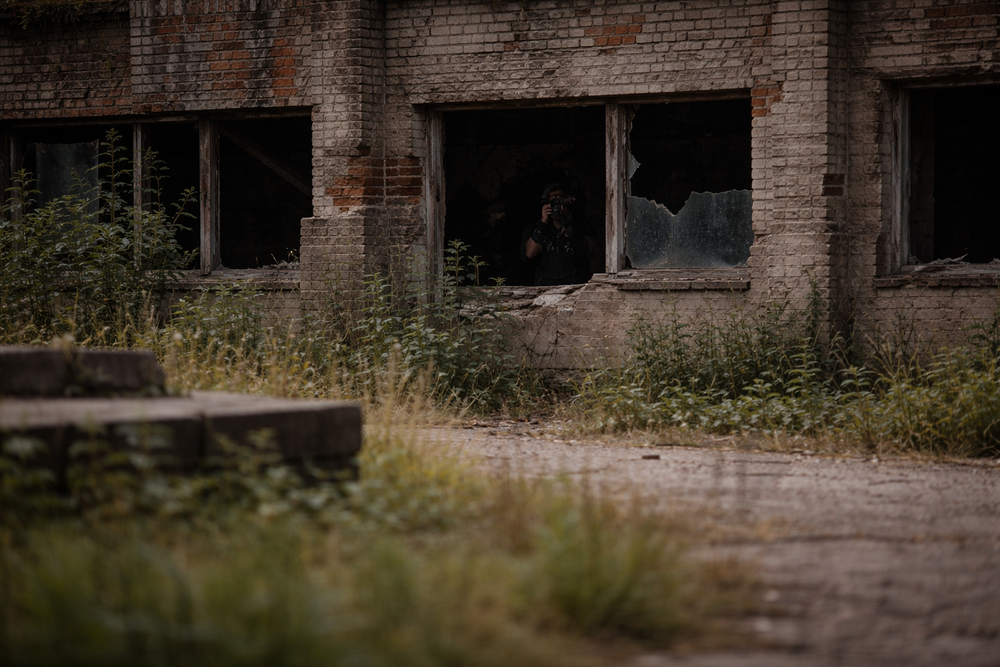
#> input picture assets/images/sniper_5.png, 1000 x 667 px, shrunk from 1536 x 1024 before the run, given in place of images, which was not available
$ python image_context.py ../../assets/images   (older library calls are emulated)
#> lines starting #> are read from the running program, lines starting #| are printed output that depends on the picture
"""Measure a grid of brightness, texture and temporal variation in supplied images."""
from __future__ import annotations

import argparse
import json
from collections.abc import Sequence
from pathlib import Path
from time import perf_counter_ns

import cv2
import numpy as np


def image_context(frames: Sequence[np.ndarray], *, rows: int = 4, columns: int = 6) -> dict:
    """Use the last image for brightness and texture, and the full series for variation."""
    start = perf_counter_ns()
    if len(frames) == 0:
        raise ValueError("Supply at least one image")
    current = frames[-1]
    if any(frame.ndim != 2 or frame.dtype != np.uint8 or frame.shape != current.shape
           for frame in frames):
        raise ValueError("Images must be equally sized 8-bit grayscale arrays")
    height, width = current.shape
    if not 1 <= rows <= height or not 1 <= columns <= width:
        raise ValueError("Grid dimensions must be positive and fit inside the image")

    # A unit ramp has derivative 1 away from the image border.
    dx = cv2.Sobel(current, cv2.CV_32F, 1, 0, scale=1 / 8, borderType=cv2.BORDER_REPLICATE)
    dy = cv2.Sobel(current, cv2.CV_32F, 0, 1, scale=1 / 8, borderType=cv2.BORDER_REPLICATE)
    edges = np.hypot(dx, dy)
    regions = []
    for row in range(rows):
        top, bottom = row * height // rows, (row + 1) * height // rows
        for column in range(columns):
            left, right = column * width // columns, (column + 1) * width // columns
            tile = np.s_[top:bottom, left:right]
            motion = None
            if len(frames) > 1:
                samples = np.stack([frame[tile] for frame in frames])
                motion = float(np.std(samples, axis=0, dtype=np.float32).mean())
            regions.append(dict(xyxy=[left, top, right, bottom], ctx_brightness=float(current[tile].mean()),
                                ctx_texture=float(edges[tile].mean()), ctx_motion=motion))
    return dict(rows=rows, columns=columns, frame_count=len(frames), regions=regions,
                motion_missing_reason="single_frame" if len(frames) == 1 else None,
                cost_ms=(perf_counter_ns() - start) / 1e6)


def main(argv=None) -> int:
    parser = argparse.ArgumentParser(description=__doc__)
    parser.add_argument("images", nargs="+", type=Path, help="Image files, oldest to newest")
    parser.add_argument("--grid", nargs=2, metavar=("ROWS", "COLUMNS"), type=int, default=(4, 6))
    args = parser.parse_args(argv)
    frames = []
    for path in args.images:
        gray = cv2.imread(str(path), cv2.IMREAD_GRAYSCALE)
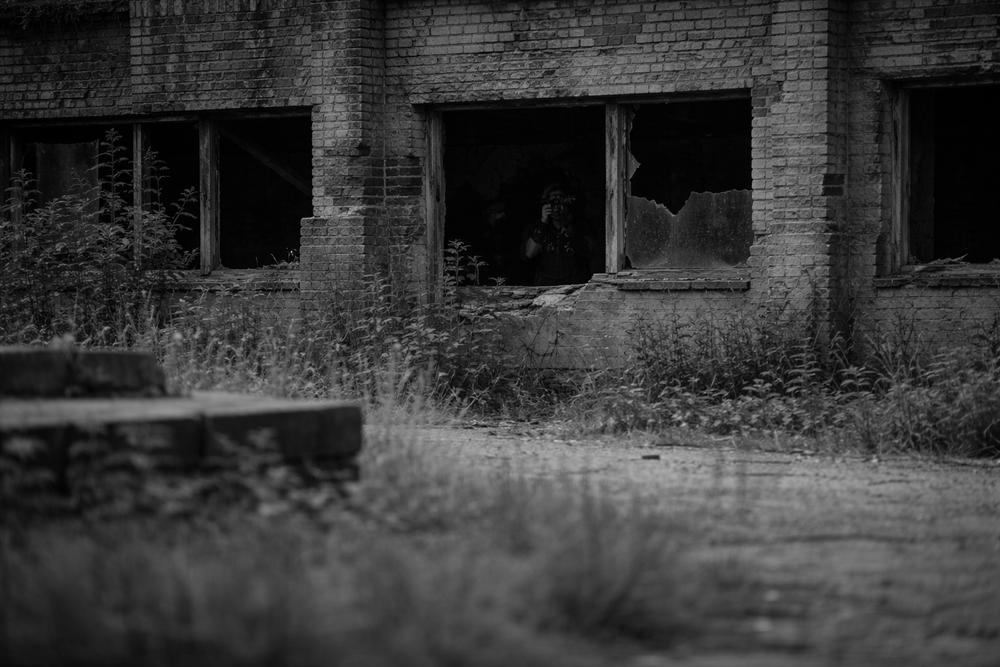
#> gray: shape (667, 1000); min 0, max 197, mean 57.2
        if gray is None:
            parser.error(f"Could not decode {path}")
        frames.append(gray)
    try:
        result = image_context(frames, rows=args.grid[0], columns=args.grid[1])
#> in image_context, `dx = cv2.Sobel(current, cv2.CV_32F, 1, 0, scale=1 / 8, borderType=cv2...`:
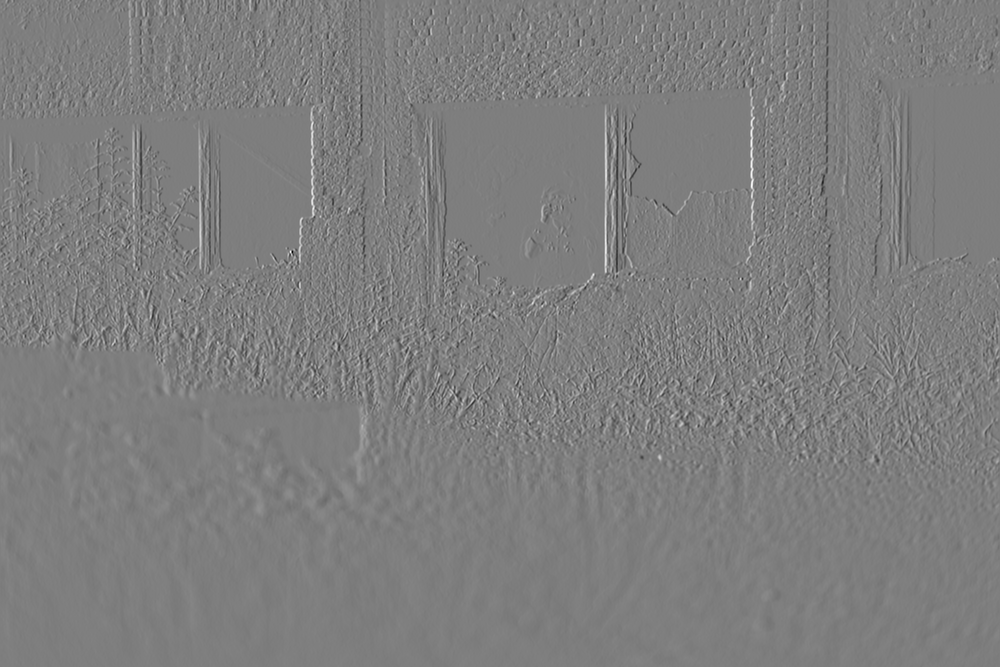
#> dx: shape (667, 1000) float32; min -67.62, max 68.88, mean 0; drawn with min black and max white
#> in image_context, `dy = cv2.Sobel(current, cv2.CV_32F, 0, 1, scale=1 / 8, borderType=cv2...`:
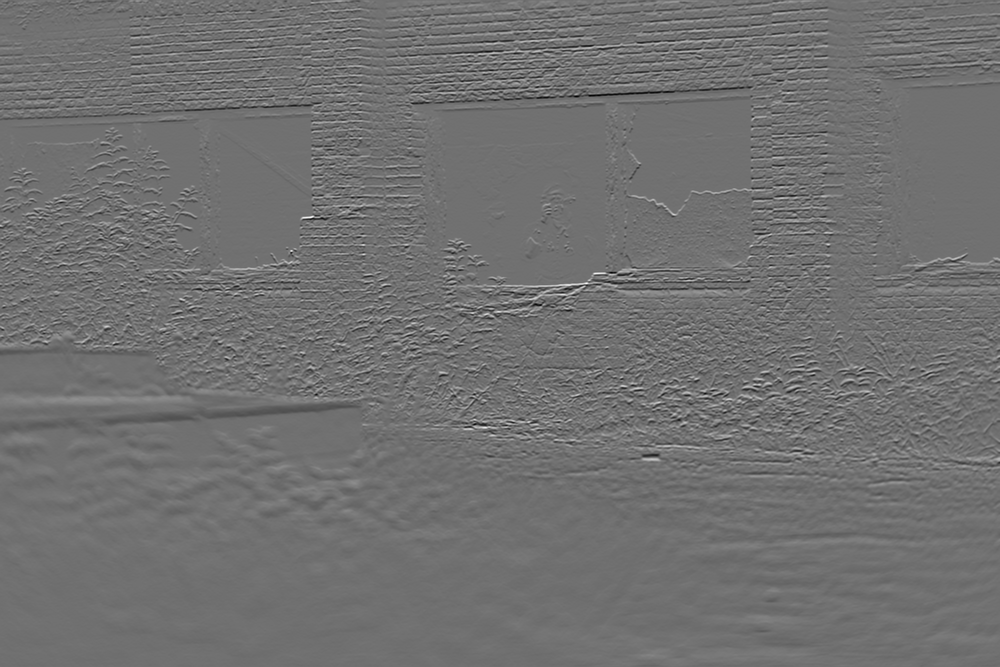
#> dy: shape (667, 1000) float32; min -62.88, max 79, mean 0; drawn with min black and max white
#> in image_context, `edges = np.hypot(dx, dy)`:
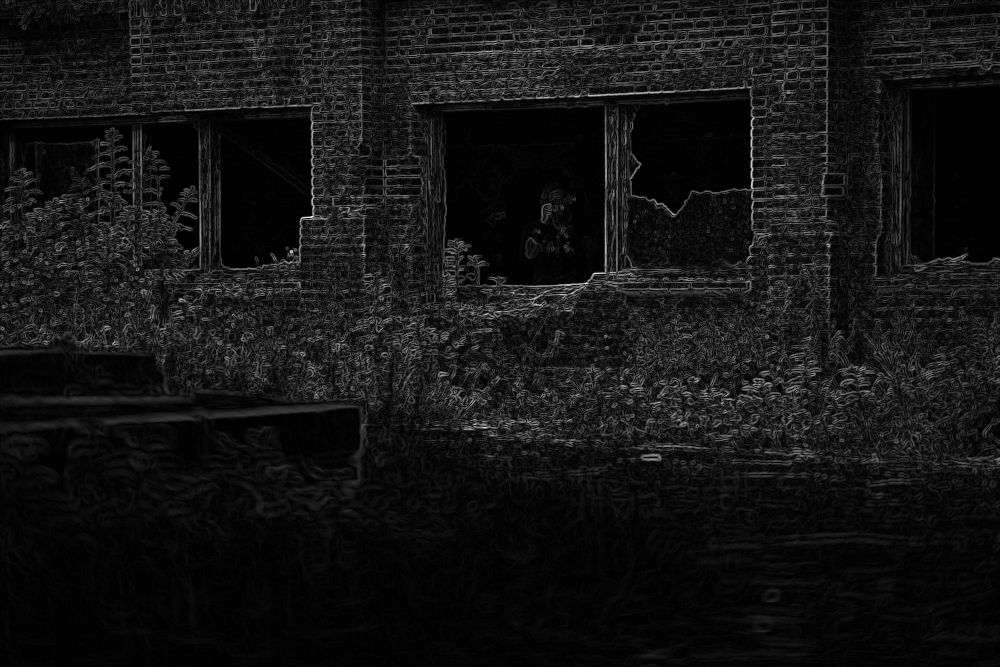
#> edges: shape (667, 1000) float32; min 0, max 79.94, mean 6.4; drawn with min black and max white
#> after the loop in image_context, `for row in range(rows):`: regions = 24 items
#> result = 6 items
    except ValueError as exc:
        parser.error(str(exc))
    print(json.dumps(result, allow_nan=False))
#> (printed output is left out)
    return 0


if __name__ == "__main__":
    raise SystemExit(main())
#> (the program exits here)

$ run again, on assets/images/sniper_6.png
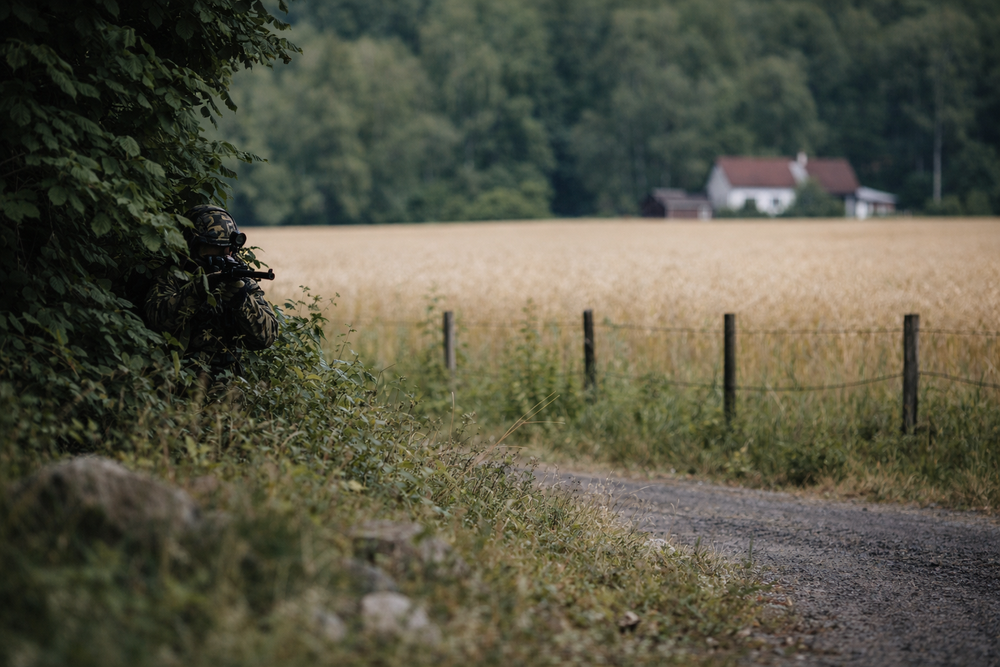
#> input picture assets/images/sniper_6.png, 1000 x 667 px, shrunk from 1536 x 1024 before the run, given in place of images, which was not available
#> in image_context, `dy = cv2.Sobel(current, cv2.CV_32F, 0, 1, scale=1 / 8, borderType=cv2...`:
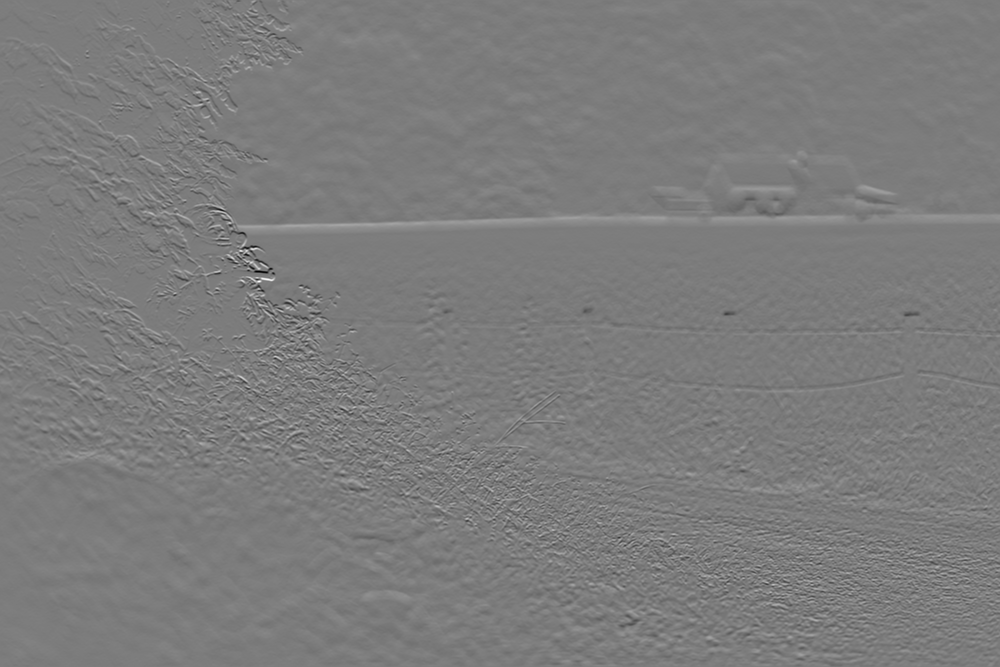
#> dy: shape (667, 1000) float32; min -91.88, max 96.25, mean 0; drawn with min black and max white
#> in image_context, `edges = np.hypot(dx, dy)`:
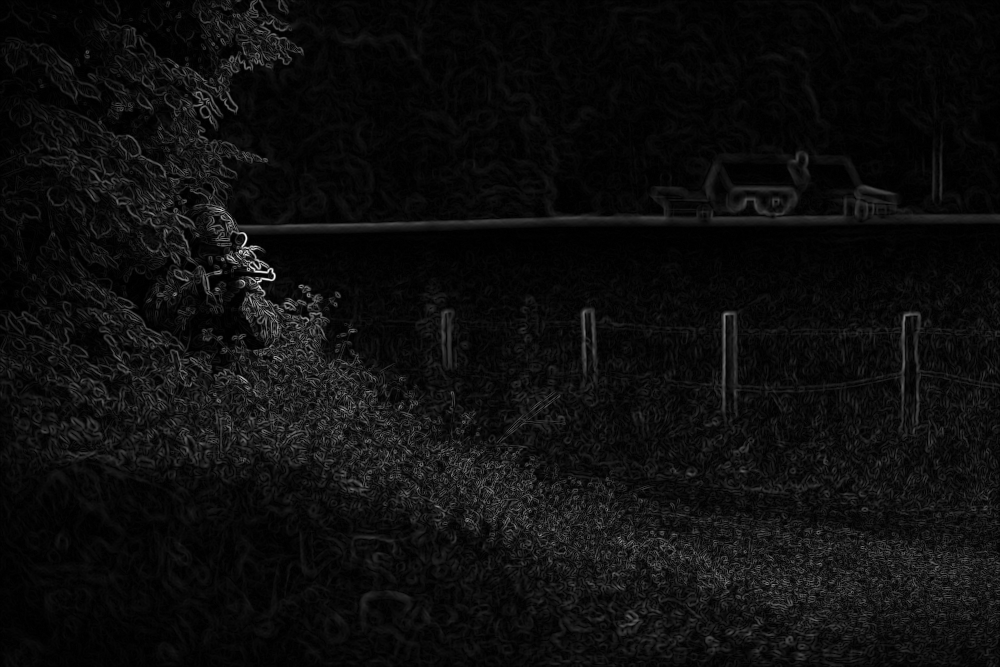
#> edges: shape (667, 1000) float32; min 0, max 96.77, mean 5.3; drawn with min black and max white
#> after the loop in image_context, `for row in range(rows):`: regions = 24 items
#> result = 6 items
#> (printed output is left out)

$ run again, on assets/images/sniper_7.png
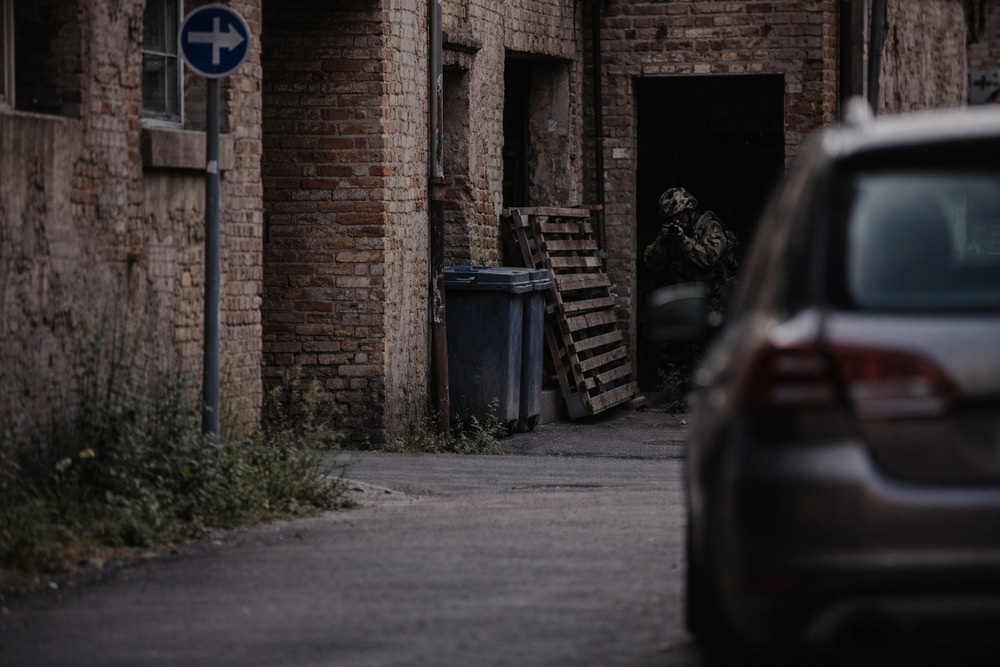
#> input picture assets/images/sniper_7.png, 1000 x 667 px, shrunk from 1536 x 1024 before the run, given in place of images, which was not available
#> in image_context, `dy = cv2.Sobel(current, cv2.CV_32F, 0, 1, scale=1 / 8, borderType=cv2...`:
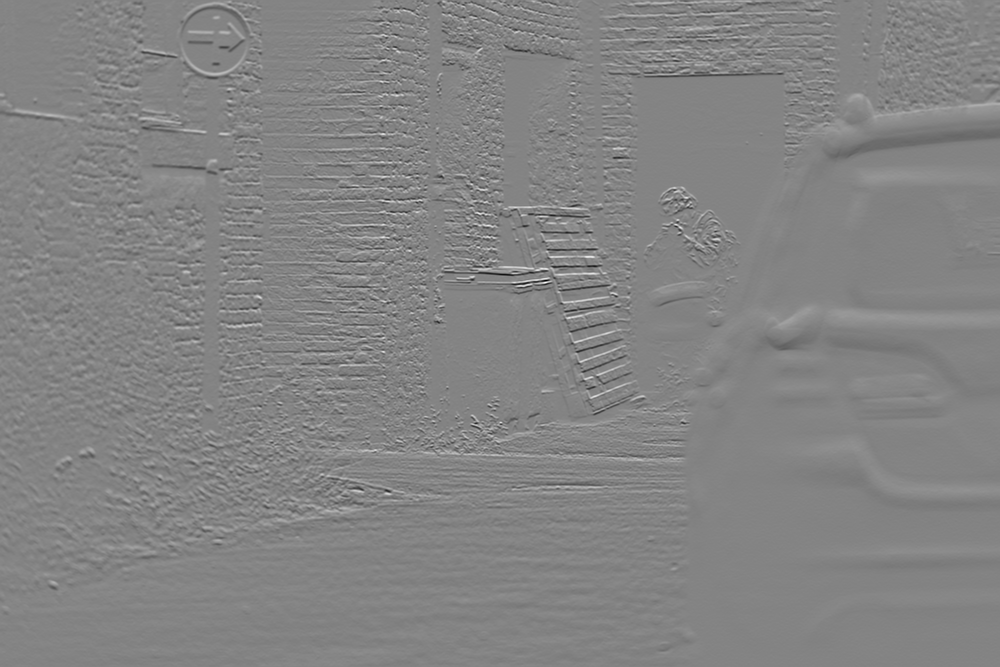
#> dy: shape (667, 1000) float32; min -64.38, max 60, mean 0; drawn with min black and max white
#> in image_context, `edges = np.hypot(dx, dy)`:
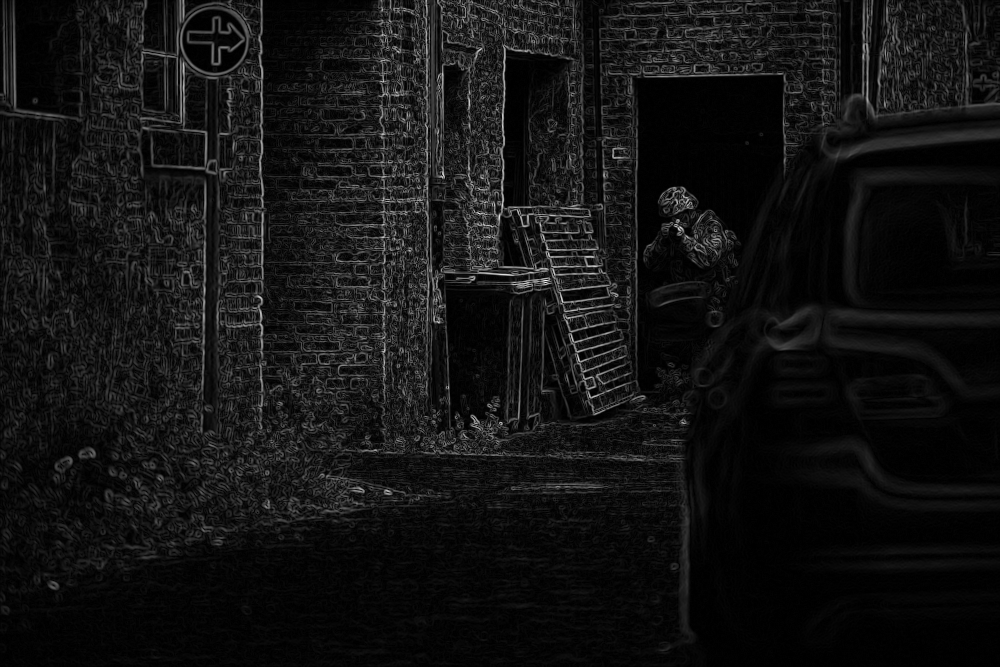
#> edges: shape (667, 1000) float32; min 0, max 64.38, mean 4.8; drawn with min black and max white
#> after the loop in image_context, `for row in range(rows):`: regions = 24 items
#> result = 6 items
#> (printed output is left out)
